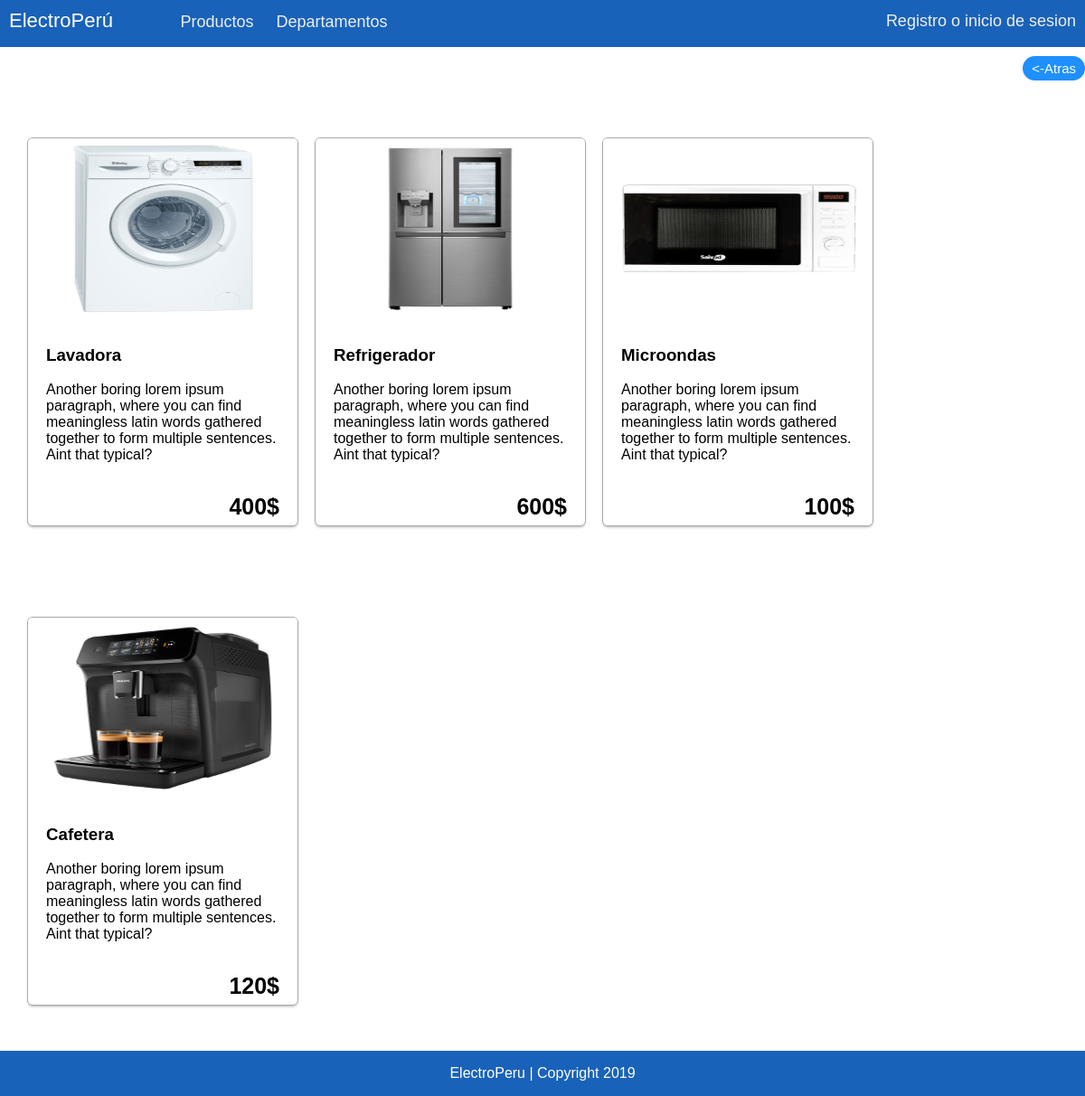
The page / on the database its author committed.
### tables this page shows
CREATE TABLE IF NOT EXISTS `producto` (
    `id` int(11) NOT NULL AUTO_INCREMENT,
    `nombre` varchar(40) NOT NULL,
    `precio` float(40) NOT NULL,
    `imagen` varchar(50) NOT NULL,
    `inventario` int(40) NOT NULL,
    `click` int(40) NOT NULL,
    `descripcion` varchar(500) NOT NULL,
    `id_categoria` int(11) NOT NULL,
    FOREIGN KEY (`id_categoria`) REFERENCES `categoria` (`id`),
    PRIMARY KEY (`id`)
  );

### index.php (the view)
<?php include './extend/master.php' ?>
<div class="center-positioning">
<?php
$productos = "SELECT * FROM producto";
$productos = $conn->query($productos);
$count = mysqli_num_rows($productos);
if($count!=0){
  foreach($productos as $prod): ?>
    <a href=<?= "/details.php?id=" . $prod['id']?>>
        <div class="wrap">
          <div class="card center-positioning" style="--h: 430px; --w: 300px">
            <div class="card-image">
              <img src=<?=$prod['imagen']?> alt="card picture" />
            </div>
            <div class="card-body">
              <h3 ><?=$prod['nombre']?></h3>
              <p><?=$prod['descripcion']?></p>
              <h4><?=$prod['precio'] . "$" ?></h4>
            </div>
          </div>
        </div>
    </a>
  <?php endforeach;
}
?>
      </div>
<?php include './extend/footer.php' ?>

### extend/master.php (shortened to what this page needs)
<head >
    <link rel="stylesheet" href="./src/assets/css/main.css">
    <link rel="stylesheet" href="./src/assets/fonts/fontawesome-all.min.css">
    <link rel="stylesheet" href="./src/assets/css/slideshow.css">
    <link rel="stylesheet" href="./src/assets/css/styles.css">
    <link rel="stylesheet" href="./src/assets/css/modal.css">
</head>
    <div class="nav" id="nav">
        <div class="nav-header" style="padding-right: 50px;">
        <a href="/"><div class="nav-title">ElectroPerú</div></a>
        </div>
        <div class="nav-links" id='nav-links'>
            <a href="/">Productos</a>
            <a href="#">Departamentos</a>
            <div style="display:inline-flex">
<?php
if ($has_session = session_status() == PHP_SESSION_ACTIVE) {
    if (isset($_SESSION['error'])) {
        if($_SESSION['error']== 0){
            echo '<ul class="dropdown">
          <li class="menu-item">
          <a style="color:white;" href="/perfil.php" class="menu-link">'.$_SESSION['names'] ." ". '<i class="fas fa-user"></i></a>
            <ul class="dropdown submenu">
              <li class="menu-item">
                <a class="menu-link"><i class="fas fa-clipboard-list"></i> Pedidos</a>
              </li>
              <li class="menu-item">
                <a href="/deseos.php" class="menu-link"><i class="fas fa-heart"></i> Lista de deseos</a>
              </li>
              <li class="menu-item">
              <a class="menu-link" href="./auth/out.php">Salir <i class="fas fa-sign-out-alt"></i>
              </a>
              </li>
            </ul>
          </li>
        </ul>
        <ul class="dropdown">
          <li class="menu-item">
          <a href="#" class="menu-link"><i class="fas fa-shopping-cart"></i></a>
          </li>
        </ul>';
        }
    }else{
        echo '<a href="./ingreso.php">Registro o inicio de sesion</a>';
    }
}
?>
            </div>
        </div>
    </div>
    <input onclick="window.history.back();" class="back" type="button" value="<-Atras">

### extend/footer.php
<div class="footer">ElectroPeru | Copyright 2019</div>

### src/assets/css/main.css (style rules this page uses)
* { box-sizing: border-box; }
.nav { min-height: 52px; width: 100%; background-color: #1962b9; position: relative; font-family: 'Source Sans Pro', sans-serif; }
.nav > .nav-header { display: inline; }
.nav > .nav-header > a > .nav-title { display: inline-block; font-size: 22px; color: #fff; padding: 10px 10px 10px 10px; font-family: 'Tomorrow', sans-serif; }
.nav > .nav-links { display: inline; font-size: 18px; font-family: 'Source Sans Pro', sans-serif; }
.nav > .nav-links > a { display: inline-block; padding: 13px 10px 13px 10px; text-decoration: none; color: #efefef; }
.nav > .nav-links > div { float: right; }
.nav > .nav-links > div > a { display: inline-block; padding: 13px 10px 13px 10px; text-decoration: none; color: #efefef; }
.nav:after { content: ""; display: table; clear: both; }
.footer { position: fixed; right: 0; bottom: 0; left: 0; padding: 1rem; background-color: #1962b9; color: white; text-align: center; }
h4 { text-align: end; font-size: 25px; }
.center-positioning { width: 95%; margin: 50px auto; display: flex; flex-direction: row; flex-wrap: wrap; }
.center-positioning > a { margin-right: 18px; text-decoration: none; color: black; }
.wrap { transform-style: preserve-3d; transform: perspective(100rem); }
.card { height: var(--h, 450px); width: var(--w, 350px); border-radius: 6px; overflow:hidden; box-shadow: 0px 2px 20px 1px rgba(0,0,0,0.8); background-color: #fff; background-position: center center; box-shadow: 0px 2px 3px -1px rgba(0,0,0,0.3); transform: rotateX(calc(var(--rY,0) * 1deg)) rotateY(calc(var(--rX,0) * 1deg)); transition: all 0.5s cubic-bezier(.79,.74,.91,1.2) 0.1s; display: flex; flex-direction: column; flex-wrap: no-wrap; justify-content: flex-start; align-items: center; border: 0.5px solid darkgray; }
.card > .card-image { max-height: 200px; width: 100%; overflow: hidden; }
.card > .card-image img { height: 200px; width: 100%; object-fit: fill; }
.card > .card-body { min-width: 100%; max-width: 100%; max-height: 40%; padding: 10px 20px; }
.card > .card-body p { overflow-wrap: break-word; }
.back { float: right; margin-top: 10px; background-color: dodgerblue; color: white; border: none; border-radius: 15px; width: auto; font-size: 15px; padding: 5px 10px; }

### src/assets/css/slideshow.css (style rules this page uses)
* { box-sizing:border-box }

### rows shown on the page
producto: imagen (picture), nombre "Lavadora", descripcion "Another boring lorem ipsum paragraph, where you can find meaningless latin words gathered together to form multiple sentences. Aint that typical?", precio "400"
producto: imagen (picture), nombre "Refrigerador", descripcion "Another boring lorem ipsum paragraph, where you can find meaningless latin words gathered together to form multiple sentences. Aint that typical?", precio "600"
producto: imagen (picture), nombre "Microondas", descripcion "Another boring lorem ipsum paragraph, where you can find meaningless latin words gathered together to form multiple sentences. Aint that typical?", precio "100"
producto: imagen (picture), nombre "Cafetera", descripcion "Another boring lorem ipsum paragraph, where you can find meaningless latin words gathered together to form multiple sentences. Aint that typical?", precio "120"
